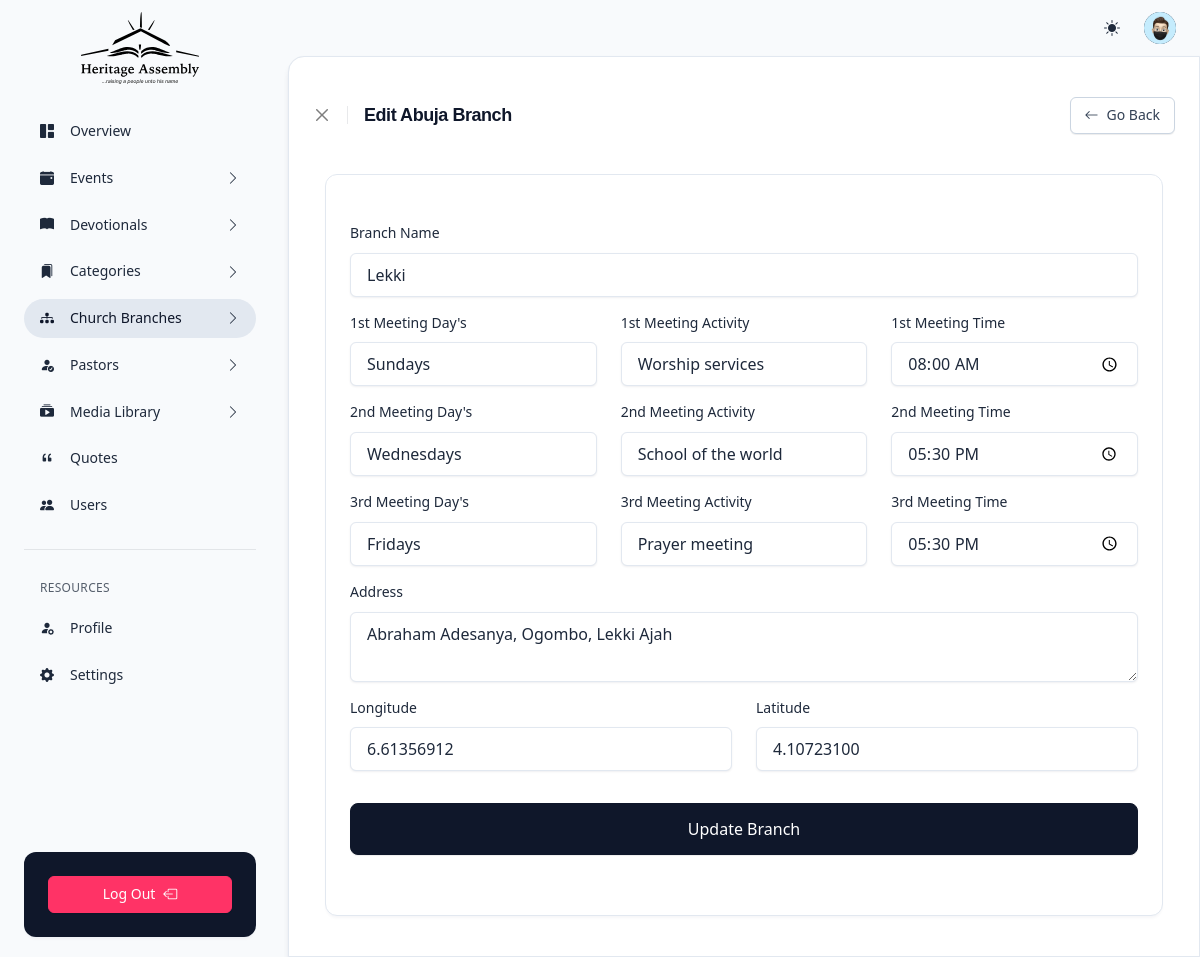
/edit-branch?id=2 (signed in), run on the app's committed database.
### tables this page shows
CREATE TABLE `tbl_branches` (
  `id` int(11) NOT NULL,
  `branchName` varchar(100) NOT NULL,
  `firstMeetingDay` varchar(100) NOT NULL,
  `firstMeetingActivity` varchar(100) NOT NULL,
  `firstMeetingTime` varchar(100) NOT NULL,
  `secondMeetingDay` varchar(100) NOT NULL,
  `secondMeetingActivity` varchar(100) NOT NULL,
  `secondMeetingTime` varchar(100) NOT NULL,
  `thirdMeetingDay` varchar(100) NOT NULL,
  `thirdMeetingActivity` varchar(100) NOT NULL,
  `thirdMeetingTime` varchar(100) NOT NULL,
  `address` longtext DEFAULT NULL,
  `longitude` varchar(255) NOT NULL,
  `latitude` varchar(255) NOT NULL,
  `dateCreated` datetime DEFAULT current_timestamp()
);

### edit-branch.php (the view, shortened to what this page needs)
<?php
    include "./components/header.php";
    require_once "./auth/update.php";
    $id = $_GET['id'];
    $select_query = "SELECT * FROM tbl_branches WHERE id='$id'";
    $result = mysqli_query($conn, $select_query);
    if (mysqli_num_rows($result) > 0) {
        while($row = mysqli_fetch_assoc($result)) {
            $branchName = $row['branchName'];
            $firstMeetingDay = $row['firstMeetingDay'];
            $firstMeetingActivity = $row['firstMeetingActivity'];
            $firstMeetingTime = $row['firstMeetingTime'];
            $secondMeetingDay = $row['secondMeetingDay'];
            $secondMeetingActivity = $row['secondMeetingActivity'];
            $secondMeetingTime = $row['secondMeetingTime'];
            $thirdMeetingDay = $row['thirdMeetingDay'];
            $thirdMeetingActivity = $row['thirdMeetingActivity'];
            $thirdMeetingTime = $row['thirdMeetingTime'];
            $address = $row['address'];
            $longitude = $row['longitude'];
            $latitude = $row['latitude'];
        }
    }
?>
    <div class="d-flex flex-column flex-lg-row h-lg-100 gap-1">
        <?php include "./components/side-nav.php"; ?>
        <div class="flex-lg-fill overflow-x-auto ps-lg-1 vstack vh-lg-100 position-relative">
            <?php include "./components/topnav.php"; ?>
            <div class="flex-fill overflow-y-lg-auto scrollbar bg-body rounded-top-4 rounded-top-start-lg-4 rounded-top-end-lg-0 border-top border-lg shadow-2">
                <main class="container-fluid px-6 pb-10">
                    <header class="py-10">
                        <div class="row align-items-center">
                            <div class="col">
                                <div class="d-flex align-items-center gap-4">
                                    <div><button type="button" onclick="history.back()" class="btn-close text-xs" aria-label="Close"></button></div>
                                    <h1 class="h4 ls-tight">Edit Abuja Branch</h1>
                                </div>
                            </div>
                            <div class="col-auto d-none d-md-block">
                                <div class="hstack gap-2 justify-content-end">
                                    <button onclick="history.back()" class="btn d-inline-flex btn-sm btn-neutral"><span class="pe-2"><i class="bi bi-arrow-left"></i></span> <span>Go Back</span></button>
                                </div>
                            </div>
                        </div>
                    </header>
                    <div class="container">
                        <div class="card">
                            <div class="card-body pb-0">
                                <form class="row mb-5 mt-5" action="<?php echo htmlspecialchars($_SERVER["PHP_SELF"]); ?>" method="POST">
                                    <div class="mb-3">
                                        <label class="form-label">Branch Name</label>
                                        <input class="form-control" name="branchName" value="<?php echo $branchName; ?>" type="text">
                                    </div>
                                    <div class="col-sm-4 mb-3">
                                        <label class="form-label">1st Meeting Day's</label>
                                        <input class="form-control" name="firstMeetingDay" value="<?php echo $firstMeetingDay; ?>" type="text">
                                    </div>
                                    <div class="col-sm-4 mb-3">
                                        <label class="form-label">1st Meeting Activity</label>
                                        <input class="form-control" name="firstMeetingActivity" value="<?php echo $firstMeetingActivity; ?>" type="text">
                                    </div>
                                    <div class="col-sm-4 mb-3">
                                        <label class="form-label">1st Meeting Time</label>
                                        <input class="form-control" name="firstMeetingTime" value="<?php echo $firstMeetingTime; ?>" type="time">
                                    </div>
                                    <div class="col-sm-4 mb-3">
                                        <label class="form-label">2nd Meeting Day's</label>
                                        <input class="form-control" name="secondMeetingDay" value="<?php echo $secondMeetingDay; ?>" type="text">
                                    </div>
                                    <div class="col-sm-4 mb-3">
                                        <label class="form-label">2nd Meeting Activity</label>
                                        <input class="form-control" name="secondMeetingActivity" value="<?php echo $secondMeetingActivity; ?>" type="text">
                                    </div>
                                    <div class="col-sm-4 mb-3">
                                        <label class="form-label">2nd Meeting Time</label>
                                        <input class="form-control" name="secondMeetingTime" value="<?php echo $secondMeetingTime; ?>" type="time">
                                    </div>
                                    <div class="col-sm-4 mb-3">
                                        <label class="form-label">3rd Meeting Day's</label>
                                        <input class="form-control" name="thirdMeetingDay" value="<?php echo $thirdMeetingDay; ?>" type="text">
                                    </div>
                                    <div class="col-sm-4 mb-3">
                                        <label class="form-label">3rd Meeting Activity</label>
                                        <input class="form-control" name="thirdMeetingActivity" value="<?php echo $thirdMeetingActivity; ?>" type="text">
                                    </div>
                                    <div class="col-sm-4 mb-3">
                                        <label class="form-label">3rd Meeting Time</label>
                                        <input class="form-control" name="thirdMeetingTime" value="<?php echo $thirdMeetingTime; ?>" type="time">
                                    </div>
                                    <div class="mb-3">
                                        <label class="form-label">Address</label>
                                        <textarea class="form-control" name="address" row="5" type="text"><?php echo $address; ?></textarea>
                                    </div>
                                    <div class="col-sm-6 mb-3">
                                        <label class="form-label">Longitude</label>
                                        <input class="form-control" name="longitude" value="<?php echo $longitude; ?>" type="text">
                                    </div>
                                    <div class="col-sm-6 mb-3">
                                        <label class="form-label">Latitude</label>
                                        <input class="form-control" name="latitude" value="<?php echo $latitude; ?>" type="text">
                                    </div>
                                    <div class="mt-5 mb-10">
                                        <button type="submit" name="update_branch_btn" class="button btn w-100 btn-lg btn-dark" onclick="this.classList.toggle('button--loading')">
                                            <span class="button__text">Update Branch</span>
                                        </button>
                                    </div>
                                </form>
                            </div>
                        </div>
                    </div>
                </main>
            </div>
        </div>
    </div>
<?php include "./components/footer.php"; ?>

### assets/css/utility.css (style rules this page uses)
[class*=shadow] { transition: all .15s ease-in-out }
.overflow-x-auto { overflow-x: auto!important }
.d-flex { display: flex!important }
.d-inline-flex { display: inline-flex!important }
.d-none { display: none!important }
.shadow-2 { box-shadow: 0 6px 6px -1px rgba(10,22,70,.1),0 0 1px rgba(10,22,70,.06)!important }
.position-relative { position: relative!important }
.border-top { border-top: var(--x-border-width)var(--x-border-style)var(--x-border-color)!important }
.w-100 { width: 100%!important }
.flex-fill { flex: auto!important }
.flex-column { flex-direction: column!important }
.justify-content-end { justify-content: flex-end!important }
.align-items-center { align-items: center!important }
.mt-5 { margin-top: 1.25rem!important }
.mb-3 { margin-bottom: .75rem!important }
.mb-5 { margin-bottom: 1.25rem!important }
.mb-10 { margin-bottom: 2.5rem!important }
.px-6 { padding-left: 1.5rem!important; padding-right: 1.5rem!important }
.py-10 { padding-top: 2.5rem!important; padding-bottom: 2.5rem!important }
.pe-2 { padding-right: .5rem!important }
.pb-0 { padding-bottom: 0!important }
.pb-10 { padding-bottom: 2.5rem!important }
.gap-1 { gap: .25rem!important }
.gap-2 { gap: .5rem!important }
.gap-4 { gap: 1rem!important }
.bg-body { --x-bg-opacity: 1; background-color: rgba(var(--x-body-bg-rgb),var(--x-bg-opacity))!important }
.bg-body-tertiary { --x-bg-opacity: 1; background-color: rgba(var(--x-tertiary-bg-rgb),var(--x-bg-opacity))!important }
.rounded-top-4 { border-top-left-radius: 1rem!important; border-top-right-radius: 1rem!important }
.text-xs { font-size: .75rem!important }
.ls-tight { letter-spacing: -.025em!important }
@media (min-width: 768px) { .d-md-block { display:block!important } }
@media (min-width: 992px) { .overflow-y-lg-auto { overflow-y:auto!important } }
@media (min-width: 992px) { .border-lg { border: var(--x-border-width)var(--x-border-style)var(--x-border-color)!important } }
@media (min-width: 992px) { .h-lg-100 { height: 100%!important } }
@media (min-width: 992px) { .vh-lg-100 { height: 100vh!important } }
@media (min-width: 992px) { .flex-lg-fill { flex: auto!important } }
@media (min-width: 992px) { .flex-lg-row { flex-direction: row!important } }
@media (min-width: 992px) { .ps-lg-1 { padding-left: .25rem!important } }
@media (min-width: 992px) { .rounded-top-start-lg-4 { border-top-left-radius: 1rem!important } }
@media (min-width: 992px) { .rounded-top-end-lg-0 { border-top-right-radius: 0!important } }

### assets/css/datatable.css (style rules this page uses)
:root { --dt-row-selected: 13, 110, 253; --dt-row-selected-text: 255, 255, 255; --dt-row-selected-link: 9, 10, 11; --dt-row-stripe: 0, 0, 0; --dt-row-hover: 0, 0, 0; --dt-column-ordering: 0, 0, 0; --dt-html-background: white }

### data on the page
tbl_branches: branchName "Lekki", firstMeetingDay "Sundays", firstMeetingActivity "Worship services", firstMeetingTime "08:00", secondMeetingDay "Wednesdays", secondMeetingActivity "School of the world", secondMeetingTime "17:30", thirdMeetingDay "Fridays", thirdMeetingActivity "Prayer meeting", thirdMeetingTime "17:30", address "Abraham Adesanya, Ogombo, Lekki Ajah", longitude "6.61356912", latitude "4.10723100"
